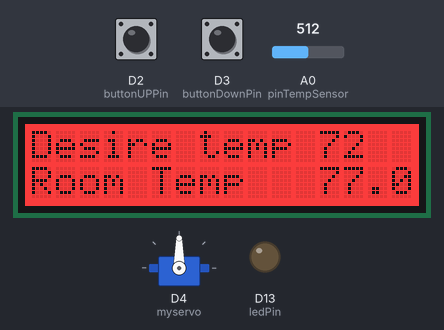
Bench run of a sketch on a simulated Arduino Zero (SAMD21). Parts: servo, 16×2 character LCD, output pins drawn as LEDs (lit = HIGH). The test bench sets the inputs (shaded band); at power-on: D2 (buttonUPPin) LOW, A0 (pinTempSensor) = 512, D3 (buttonDownPin) LOW. What the sketch prints to the serial monitor is not drawn.

Above: at 2.2 s.
2.3 s: D2 (buttonUPPin) pulled HIGH for 1 s
At 4.1 s:
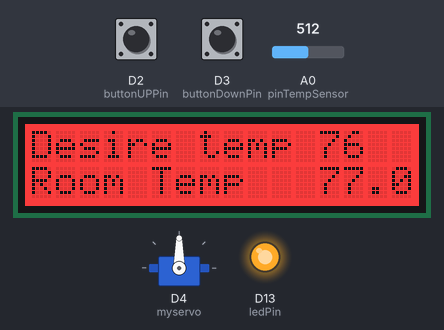
4.8 s: A0 (pinTempSensor) set to 549
At 6.2 s:
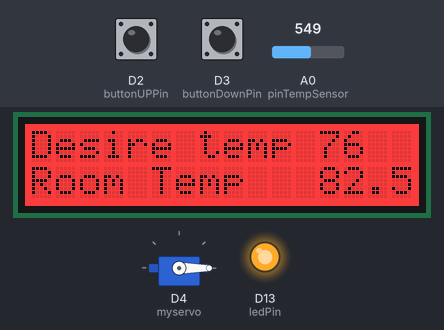
6.5 s: D3 (buttonDownPin) pulled HIGH for 1 s
At 7.7 s:
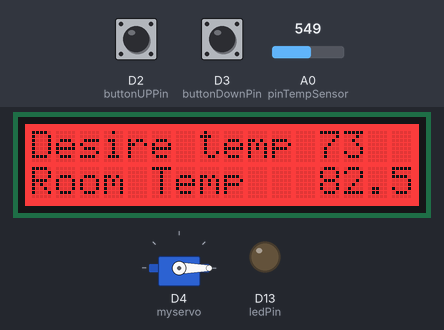
9.0 s: D3 (buttonDownPin) pulled HIGH for 0.35 s
At 9.8 s:
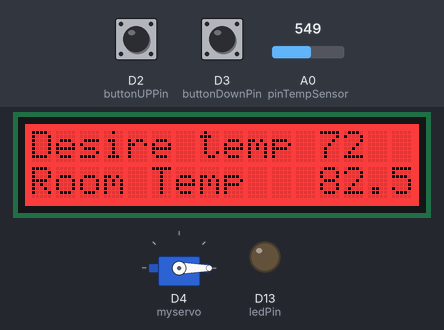
10.8 s: A0 (pinTempSensor) set to 511
At 12.0 s:
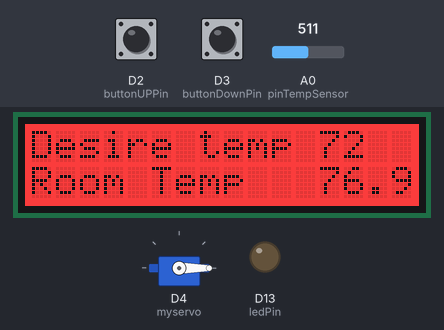
12.6 s: D2 (buttonUPPin) pulled HIGH for 0.35 s
At 13.7 s:
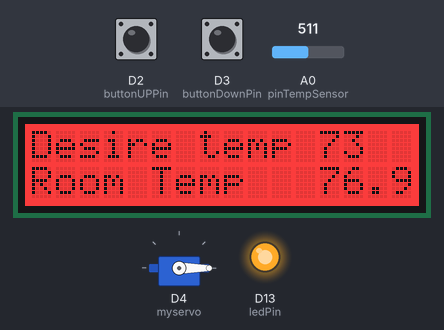
Timing chart, 0 to 15.4 s (numbered marks = the images above; inputs shaded):
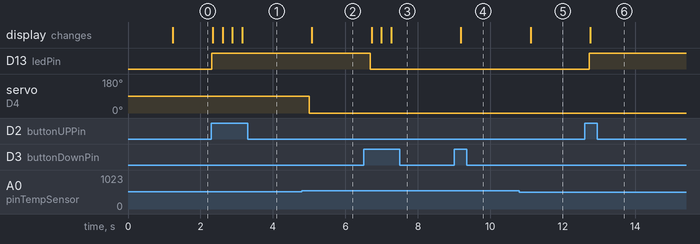

Measured:
- the behaviour switches between 531 and 532 on A0 (pinTempSensor) (found by bisection; images 1 and 2)
- after the input at 2.3 s, D13 (ledPin): LOW → HIGH at once; the display: first changes at once (image 1 shows a later state)
- after the input at 4.8 s, servo on D4 (myservo): 90° → 0° after 0.20 s; the display: changes after 0.28 s (image 2)
- after the input at 6.5 s, D13 (ledPin): HIGH → LOW after 0.19 s; the display: first changes after 0.22 s (image 3 shows a later state)
- after the input at 9.0 s, the display: changes after 0.19 s (image 4)
- after the input at 10.8 s, the display: changes after 0.31 s (image 5)
- after the input at 12.6 s, D13 (ledPin): LOW → HIGH after 0.12 s; the display: changes after 0.15 s (image 6)

The sketch:

sketch_maintest.ino
```cpp
#include <math.h>
#include <Servo.h>
#include <Wire.h>
#include "rgb_lcd.h"

rgb_lcd lcd;

//const variables


//sets lcd back color to red
const int colorR = 255; //for LCD Display
const int colorG = 0; //for LCD Display
const int colorB = 0; //for LCD Display

//temperature sensor
const int B = 4275;               // B value of the thermistor
const int R0 = 100000;            // R0 = 100k
const int pinTempSensor = A0;     // Grove - Temperature Sensor connect to A0

//increase and decrease buttons for setting desired temp
const int buttonUPPin = 2;     // the number of the pushbuttonUP pin
const int buttonDownPin = 3;     // the number of the pushbuttonDown pin
const int ledPin =  13;      // the number of the LED pin


const float desiredTempHigh = 80.0; //highest desired value

const float desiredTempLow = 55.5;  //lowest desired value

// variables will change:
int buttonUpState = 0;         // variable for reading the increase pushbutton status
int buttonDownState = 0;      // variable for reading the decrease pushbutton status
bool tempIncrease = false;    // sets state
bool tempDecrease = false;    // sets state
int desiredTemp = 72.0;       // desired temp value that can be adjusted

int servoPos = 30;            //starting position of servo

Servo myservo;  // create servo object to control a servo
// twelve servo objects can be created on most boards

int pos = 0;    // variable to store the servo position

#if defined(ARDUINO_ARCH_AVR)
#define debug  Serial
#elif defined(ARDUINO_ARCH_SAMD) ||  defined(ARDUINO_ARCH_SAM)
#define debug  SerialUSB
#else
#define debug  Serial
#endif


void setup() {
  // put your setup code here, to run once:
  Serial.begin(9600); //initial value for temp
  myservo.attach(4);  // attaches the servo on pin 9 to the servo object


   // initialize the LED pin as an output:
    pinMode(ledPin, OUTPUT);
    // initialize the pushbutton pin as an input:
    pinMode(buttonUPPin, INPUT);
     // initialize the pushbutton pin as an input:
    pinMode(buttonDownPin, INPUT);

    // set up the LCD's number of columns and rows:
    lcd.begin(16, 2);
    //intial LCD's color display:
    lcd.setRGB(colorR, colorG, colorB);

    delay(1000);


}

void loop() {
  // put your main code here, to run repeatedly:

    ///////////////////////TempSensor code/////////////////////////////////////
    int a = analogRead(pinTempSensor);

    float R = 1023.0/a-1.0;
    R = R0*R;

    float temperature_C = 1.0/(log(R/R0)/B+1/298.15)-273.15; // convert to temperature via datasheet
    float temperature_F = (temperature_C * 9/5) + 32; // convert to degrees Farenheit
    Serial.print("temperature = ");
    Serial.println(temperature_F);

    delay(100);
    ////////////////////////ServoCode//////////////////////////////////////////

   if((temperature_F <= (desiredTemp - 20.0)) || (temperature_F <= (desiredTempLow)) ){
    tempIncrease = true; //temperature should increase if 20 degrees colder than desired temp or hits low threshold
    }
   else if((temperature_F >= (desiredTemp + 20.0)) || (temperature_F >= (desiredTempHigh)) ){
    tempDecrease = true; //temperature should decrease if 20 degrees hotter than desired temp or hits high threshold
   }
   else
   {
    //maintain the current temp
    tempIncrease = false;
    tempDecrease = false;
   }


   if((tempIncrease == true) && (servoPos <= 90))
   {myservo.write(80);
   servoPos = 90; //servo moves switch to off
   delay(45);
   }
  else if ((tempDecrease == true) && (servoPos >= 15)){
   myservo.write(-20); //servo moves switch to on
   servoPos = 0;
   delay(45);
  }
  else{
    //myservo.write(pos);              // tell servo to go to position in variable 'pos'
    //myservo.write(91);
    delay(45);                       // waits 45ms for the servo to reach the position

  }
    // read the state of the pushbutton value:
    buttonUpState = digitalRead(buttonUPPin);
    buttonDownState = digitalRead(buttonDownPin);
    // check if the pushbutton is pressed.
    // if it is, the buttonState is HIGH:
    if (buttonUpState == HIGH) {
        // turn LED on:
        digitalWrite(ledPin, HIGH);
        Serial.println("Up button pressed");
        desiredTemp++; //increase desired temp
    }
    else if (buttonDownState == HIGH){
        // turn LED off:
        digitalWrite(ledPin, LOW);
        Serial.println("Down button pressed");
        desiredTemp--; //decrease desired temp
    }
    else
    {
      Serial.println("Neither button pressed");
      }
    // set the cursor to column 0, line 1
    // (note: line 1 is the second row, since counting begins with 0):
    lcd.setCursor(0, 0);
    // print the Desired Temp:
     lcd.print("Desire temp ");
     lcd.setCursor(12,0);
     lcd.print(desiredTemp);
    // print the current temp
     lcd.setCursor(0, 1);
     lcd.print("Room Temp");
     lcd.setCursor(12,1);
     lcd.print(temperature_F);
    delay(100);
}
```
